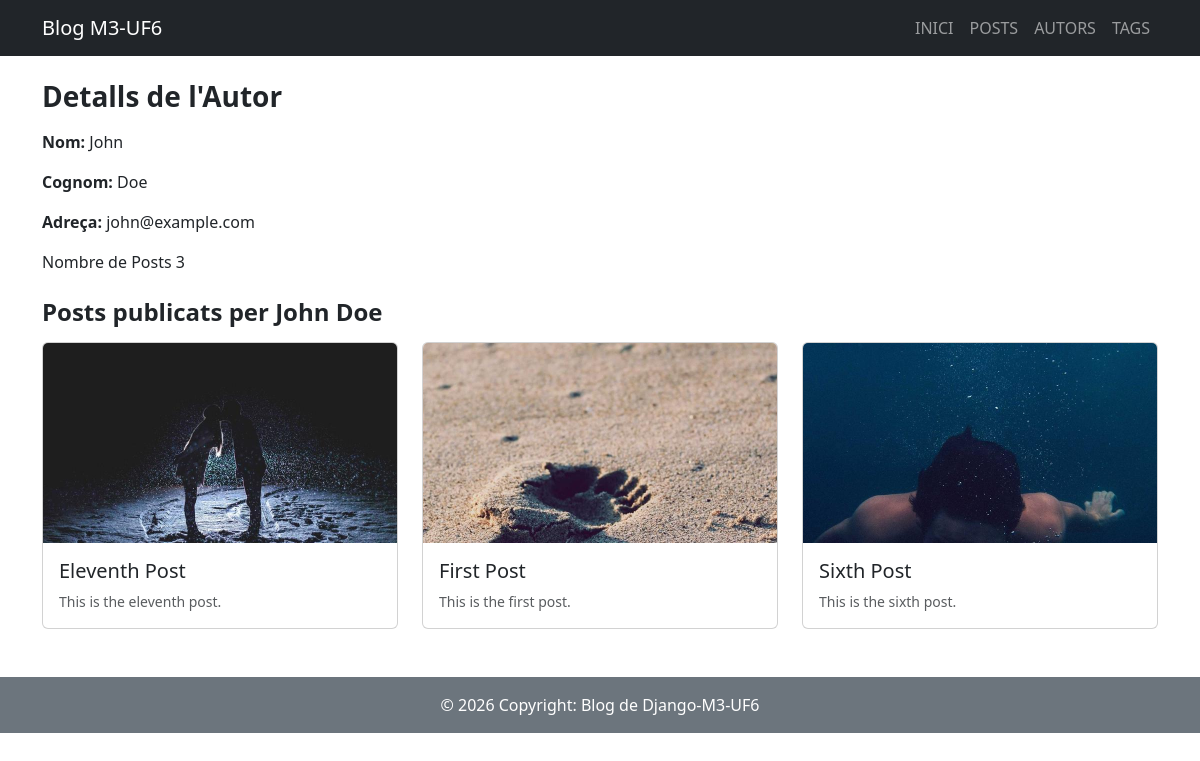
Screenshot of /authors/1 with the database file from the repository.
### blog/models.py (models this page shows, shortened)
class Author(models.Model):
    first_name = models.CharField(max_length=100)
    last_name = models.CharField(max_length=100)
    email = models.EmailField()
    def post_count(self):
        return self.posts.count()

class Post(models.Model):
    title = models.CharField(max_length=200, validators=[MinLengthValidator(3)])
    excerpt = models.TextField(max_length=500)
    image_name = models.CharField(max_length=100)
    date = models.DateField()
    slug = models.SlugField(unique=True, db_index=True)
    content = models.TextField(validators=[MinLengthValidator(10)])
    author = models.ForeignKey(Author, on_delete=models.SET_NULL, null=True, related_name="posts")
    tags = models.ManyToManyField(Tag, blank=True)
    class Meta:
        ordering = ["-date"]

### blog/views.py (the view)
# urls.py: path("authors/<int:author_id>", views.author_detail, name="author-detail-page"),
def author_detail(request, author_id):
    author = get_object_or_404(Author, pk=author_id)
    return render(request, "blog/author_detail.html", {"author": author})

### blog/templates/blog/author_detail.html (shortened to what this page needs)
{% extends 'blog/base.html' %}
{% load static %}
{% block content %}
<h3 class="fw-bold mb-3">Detalls de l'Autor</h3>
<p><strong>Nom:</strong> {{ author.first_name }}</p>
<p><strong>Cognom:</strong> {{ author.last_name }}</p>
<p><strong>Adreça:</strong> {{ author.email }}</p>
<p><storng>Nombre de Posts</storng> {{author.post_count }}</p>
<h4 class="fw-bold mt-4 mb-3">Posts publicats per {{ author.first_name }} {{ author.last_name }}</h4>
<div class="row">
    {% for post in author.posts.all %}
    <div class="col-md-4 mb-4">
        {% include 'blog/includes/post_card.html' %}
    </div>
    {% endfor %}
</div>
{% endblock %}

### blog/templates/blog/includes/post_card.html
{% load static %}
<div class="card h-100">
    <a href="{% url 'post-detail-page' post.slug %}">
        <img src="{% static 'blog/images/' %}{{ post.image_name }}" class="card-img-top post-card-img" alt="{{ post.title }}">
    </a>
    <div class="card-body">
        <h5 class="card-title">
            <a href="{% url 'post-detail-page' post.slug %}" class="text-decoration-none text-dark">{{ post.title }}</a>
        </h5>
        <p class="card-text text-muted small">{{ post.excerpt|truncatechars:100 }}</p>
    </div>
</div>

### blog/static/blog/css/blog.css (style rules this page uses)
.post-card-img { height: 200px; object-fit: cover; }
.card { transition: transform 0.2s ease, box-shadow 0.2s ease; }

### rows the page displays
Author: first_name "John", last_name "Doe", email "john@example.com", post_count "3"
Post: image_name (picture), title "Eleventh Post", excerpt "This is the eleventh post."
Post: image_name (picture), title "First Post", excerpt "This is the first post."
Post: image_name (picture), title "Sixth Post", excerpt "This is the sixth post."
